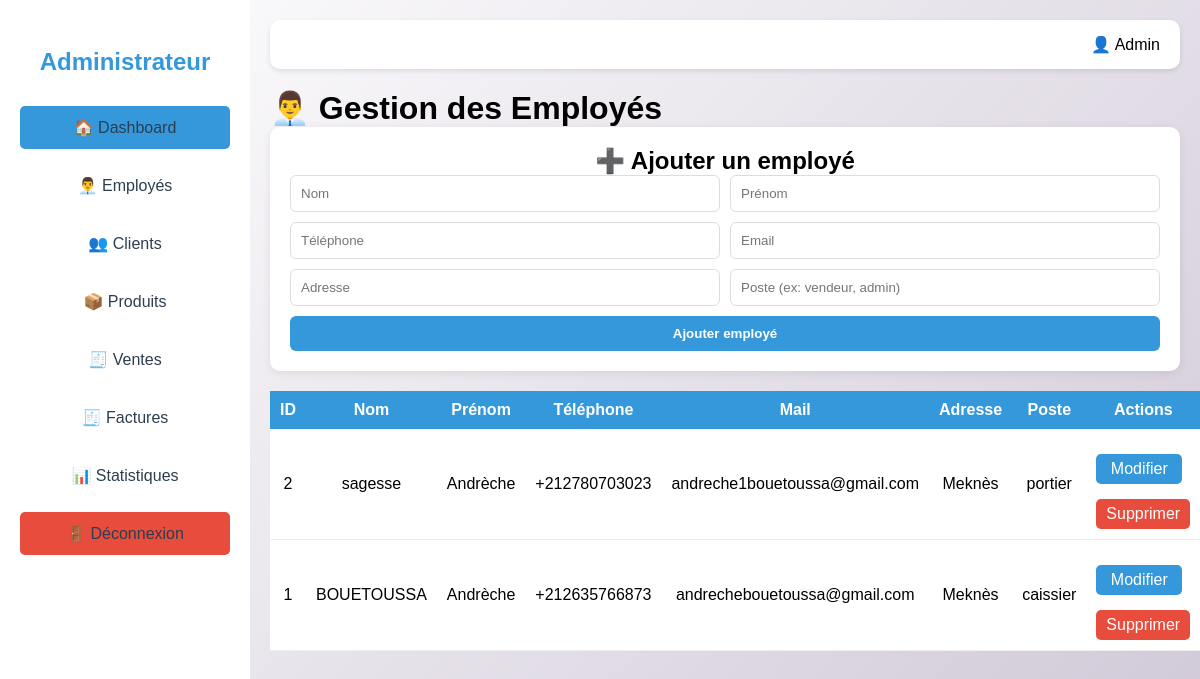
Screenshot of /employe.php with the database file from the repository.
### tables this page shows
CREATE TABLE IF NOT EXISTS `employe` (
  `id_emp` int(11) NOT NULL AUTO_INCREMENT,
  `id_user` int(11) NOT NULL,
  `poste` varchar(100) NOT NULL,
  PRIMARY KEY (`id_emp`),
  KEY `id_user` (`id_user`)
);

CREATE TABLE IF NOT EXISTS `utilisateurs` (
  `id_user` int(11) NOT NULL AUTO_INCREMENT,
  `nom` varchar(100) NOT NULL,
  `prenom` varchar(100) NOT NULL,
  `mail` varchar(150) NOT NULL,
  `password` varchar(255) NOT NULL,
  `adresse` varchar(255) DEFAULT NULL,
  `telephone` varchar(20) DEFAULT NULL,
  `role` enum('admin','client','employe') NOT NULL,
  PRIMARY KEY (`id_user`),
  UNIQUE KEY `mail` (`mail`)
);

### employe.php (the view, shortened to what this page needs)
<?php
require_once "connexion.php";
$employes = $pdo->query(
    "SELECT e.id_emp, u.nom, u.prenom, u.telephone, u.mail, u.adresse, e.poste
    FROM employe e
    JOIN utilisateurs u ON u.id_user = e.id_user
    ORDER BY e.id_emp DESC"
)->fetchAll(PDO::FETCH_ASSOC);
?>
<!DOCTYPE html>
<html lang="fr">
<head>
<link rel="stylesheet" href="style.css?v=2">
</head>
<body>
<div class="sidebar">
    <h2>Espace <br><span>Administrateur</span></h2>
   <ul>
        <li class="active"><a href="dashboardadmin.php">🏠 Dashboard</a></li>
        <li><a href="employe.php">👨‍💼 Employés</a></li>
        <li><a href="clients.php">👥 Clients</a></li>
        <li><a href="produits.php">📦 Produits</a></li>
        <li><a href="ventes.php">🧾 Ventes</a></li>
        <li><a href="factures.php">🧾 Factures</a></li>
        <li><a href="statistiques.php">📊 Statistiques</a></li>
        <li class="logout"><a href="logout.php">🚪 Déconnexion</a></li>
    </ul>
</div>
<div class="main">
    <div class="topbar">
        <div class="user-menu">
            👤 <?= $_SESSION['email'] ?? 'Admin' ?>
        </div>
    </div>
    <h1>👨‍💼 Gestion des Employés</h1>
    <div class="card">
        <h2>➕ Ajouter un employé</h2>
        <form method="POST" class="form-grid">
            <input type="text" name="nom" placeholder="Nom" required>
            <input type="text" name="prenom" placeholder="Prénom" required>
            <input type="text" name="telephone" placeholder="Téléphone">
            <input type="email" name="mail" placeholder="Email" required>
            <input type="text" name="adresse" placeholder="Adresse">
            <input type="text" name="poste" placeholder="Poste (ex: vendeur, admin)" required>
            <button type="submit" name="ajouter">Ajouter employé</button>
        </form>
    </div>
    <table>
        <tr>
            <th>ID</th>
            <th>Nom</th>
            <th>Prénom</th>
            <th>Téléphone</th>
            <th>Mail</th>
            <th>Adresse</th>
            <th>Poste</th>
            <th>Actions</th>
        </tr>
        <?php foreach ($employes as $e): ?>
        <tr>
            <td><?= $e['id_emp'] ?></td>
            <td><?= $e['nom'] ?></td>
            <td><?= $e['prenom'] ?></td>
            <td><?= $e['telephone'] ?></td>
            <td><?= $e['mail'] ?></td>
            <td><?= $e['adresse'] ?></td>
            <td><?= $e['poste'] ?></td>
            <td style="white-space:nowrap;">
                <a href="edit_employe.php?id=<?= $e['id_emp'] ?>" class="btn-edit">
                    Modifier
                </a>
                <a href="employes.php?delete=<?= $e['id_emp'] ?>" class="btn-delete"
                   onclick="return confirm('Supprimer cet employé ?')">
                    Supprimer
                </a>
            </td>
        </tr>
        <?php endforeach; ?>
    </table>
</div>
</body>
</html>

### style.css (style rules this page uses)
* { margin: 0; padding: 0; box-sizing: border-box; font-family: Arial, sans-serif; }
body { background: linear-gradient(135deg, white, #cfc7d6); min-height: 100vh; display: flex; flex-direction: column; }
input { padding: 12px; border: 1px solid #ddd; border-radius: 8px; outline: none; transition: 0.3s; }
button { padding: 12px; border: none; border-radius: 8px; cursor: pointer; font-weight: bold; transition: 0.3s; }
button[type="submit"] { background: #4f46e5; color: white; }
a { display: block; text-align: center; margin-top: 15px; color: #4f46e5; text-decoration: none; }
.sidebar { width:250px; min-height:100vh; background:white; color:white; padding:20px; position:fixed; left:0; top:0; }
.sidebar h2 { text-align:center; margin-bottom:30px; }
.sidebar span { color:#3498db; }
.sidebar ul { list-style:none; }
.sidebar ul li { margin:10px 0; }
.sidebar ul li a { color:#2c3e50; text-decoration:none; display:block; padding:12px; border-radius:5px; transition:0.3s; }
.sidebar ul li a:hover, .sidebar ul li.active a { background:#3498db; }
.logout a { background:#e74c3c; }
.main { margin-left:250px; width:calc(100% - 250px); padding:20px; }
.topbar { background:white; padding:15px 20px; border-radius:10px; display:flex; justify-content:flex-end; margin-bottom:20px; box-shadow:0 2px 5px rgba(0,0,0,0.1); }
.card { background:white; padding:20px; border-radius:10px; text-align:center; box-shadow:0 2px 5px rgba(0,0,0,0.1); }
.form-grid { display:grid; grid-template-columns:repeat(2,1fr); gap:10px; }
.form-grid input { padding:10px; border:1px solid #ddd; border-radius:6px; }
.form-grid button { grid-column:span 2; padding:10px; background:#3498db; color:white; border:none; border-radius:6px; cursor:pointer; }
.card { background:white; padding:20px; border-radius:10px; margin-bottom:20px; box-shadow:0 2px 10px rgba(0,0,0,0.08); }
table { width:100%; border-collapse:collapse; background:white; margin-top:20px; }
th { background:#3498db; color:white; padding:10px; }
td { padding:10px; text-align:center; border-bottom:1px solid #eee; }
.btn-edit { background:#3498db; color:white; padding:6px 10px; border-radius:5px; text-decoration:none; margin-right:8px; }
.btn-delete { background:#e74c3c; color:white; padding:6px 10px; border-radius:5px; text-decoration:none; }

### rows the page displays
employe: id_emp "2", id_user.nom "sagesse", id_user.prenom "Andrèche", id_user.telephone "+212780703023", id_user.mail "andreche1bouetoussa@gmail.com", id_user.adresse "Meknès", poste "portier"
employe: id_emp "1", id_user.nom "BOUETOUSSA", id_user.prenom "Andrèche", id_user.telephone "+212635766873", id_user.mail "andrechebouetoussa@gmail.com", id_user.adresse "Meknès", poste "caissier"

### other values shown
$_SESSION['email'] "Admin"
